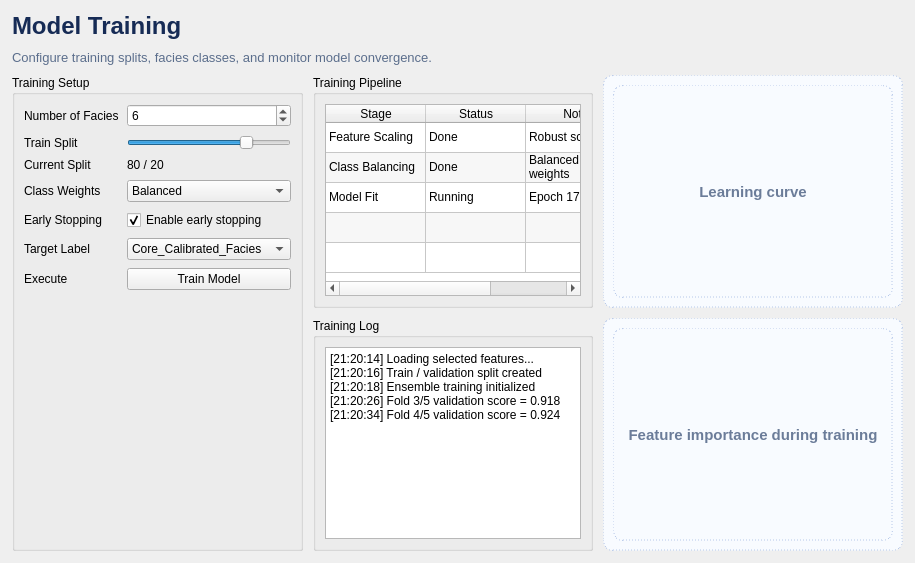
      <widget class="QWidget" name="tabModelTraining">
       <attribute name="title"><string>4. Model Training</string></attribute>
       <layout class="QVBoxLayout" name="tabModelTrainingLayout">
        <property name="spacing"><number>10</number></property>
        <property name="leftMargin"><number>12</number></property>
        <property name="topMargin"><number>12</number></property>
        <property name="rightMargin"><number>12</number></property>
        <property name="bottomMargin"><number>12</number></property>
        <item><widget class="QLabel" name="pageTitle_4"><property name="styleSheet"><string notr="true">color:#162B55; font-size:18pt; font-weight:700;</string></property><property name="text"><string>Model Training</string></property></widget></item>
        <item><widget class="QLabel" name="pageSubtitle_4"><property name="styleSheet"><string notr="true">color:#5B6E8C; font-size:10pt;</string></property><property name="text"><string>Configure training splits, facies classes, and monitor model convergence.</string></property></widget></item>
        <item>
         <layout class="QHBoxLayout" name="trainingMainRow">
          <property name="spacing"><number>10</number></property>
          <item>
           <widget class="QGroupBox" name="grpTrainingSetup">
            <property name="title"><string>Training Setup</string></property>
            <layout class="QFormLayout" name="trainingSetupForm">
             <property name="horizontalSpacing"><number>8</number></property>
             <property name="verticalSpacing"><number>8</number></property>
             <item row="0" column="0"><widget class="QLabel" name="lblNFacies"><property name="text"><string>Number of Facies</string></property></widget></item>
             <item row="0" column="1"><widget class="QSpinBox" name="spinNFacies"><property name="minimum"><number>2</number></property><property name="maximum"><number>12</number></property><property name="value"><number>6</number></property></widget></item>
             <item row="1" column="0"><widget class="QLabel" name="lblTrainSplit"><property name="text"><string>Train Split</string></property></widget></item>
             <item row="1" column="1"><widget class="QSlider" name="sliderTrainSplit"><property name="orientation"><enum>Qt::Horizontal</enum></property><property name="minimum"><number>50</number></property><property name="maximum"><number>90</number></property><property name="value"><number>80</number></property></widget></item>
             <item row="2" column="0"><widget class="QLabel" name="lblTrainSplitValue"><property name="text"><string>Current Split</string></property></widget></item>
             <item row="2" column="1"><widget class="QLabel" name="metricCard_6"><property name="text"><string>80 / 20</string></property></widget></item>
             <item row="3" column="0"><widget class="QLabel" name="lblClassWeights"><property name="text"><string>Class Weights</string></property></widget></item>
             <item row="3" column="1"><widget class="QComboBox" name="cmbClassWeights"><item><property name="text"><string>Balanced</string></property></item><item><property name="text"><string>Manual</string></property></item><item><property name="text"><string>None</string></property></item></widget></item>
             <item row="4" column="0"><widget class="QLabel" name="lblEarlyStopping"><property name="text"><string>Early Stopping</string></property></widget></item>
             <item row="4" column="1"><widget class="QCheckBox" name="chkEarlyStopping"><property name="text"><string>Enable early stopping</string></property><property name="checked"><bool>true</bool></property></widget></item>
             <item row="5" column="0"><widget class="QLabel" name="lblTrainTarget"><property name="text"><string>Target Label</string></property></widget></item>
             <item row="5" column="1"><widget class="QComboBox" name="cmbTrainTarget"><item><property name="text"><string>Core_Calibrated_Facies</string></property></item><item><property name="text"><string>Electrofacies_Label</string></property></item></widget></item>
             <item row="6" column="0"><widget class="QLabel" name="lblTrainAction"><property name="text"><string>Execute</string></property></widget></item>
             <item row="6" column="1"><widget class="QPushButton" name="btnTrainModel"><property name="text"><string>Train Model</string></property></widget></item>
            </layout>
           </widget>
          </item>
          <item>
           <layout class="QVBoxLayout" name="trainingCenterColumn">
            <item>
             <widget class="QGroupBox" name="grpTrainingPipeline">
              <property name="title"><string>Training Pipeline</string></property>
              <layout class="QVBoxLayout" name="trainingPipelineLayout">
               <item><widget class="QTableWidget" name="tblTrainingPipeline"><property name="alternatingRowColors"><bool>true</bool></property><property name="rowCount"><number>5</number></property><property name="columnCount"><number>3</number></property><attribute name="horizontalHeaderVisible"><bool>true</bool></attribute><attribute name="verticalHeaderVisible"><bool>false</bool></attribute><column><property name="text"><string>Stage</string></property></column><column><property name="text"><string>Status</string></property></column><column><property name="text"><string>Note</string></property></column><item row="0" column="0"><property name="text"><string>Feature Scaling</string></property></item><item row="0" column="1"><property name="text"><string>Done</string></property></item><item row="0" column="2"><property name="text"><string>Robust scaler</string></property></item><item row="1" column="0"><property name="text"><string>Class Balancing</string></property></item><item row="1" column="1"><property name="text"><string>Done</string></property></item><item row="1" column="2"><property name="text"><string>Balanced weights</string></property></item><item row="2" column="0"><property name="text"><string>Model Fit</string></property></item><item row="2" column="1"><property name="text"><string>Running</string></property></item><item row="2" column="2"><property name="text"><string>Epoch 17 / 30</string></property></item></widget></item>
              </layout>
             </widget>
            </item>
            <item>
             <widget class="QGroupBox" name="grpTrainingLog">
              <property name="title"><string>Training Log</string></property>
              <layout class="QVBoxLayout" name="trainingLogLayout">
               <item><widget class="QPlainTextEdit" name="txtTrainingLog"><property name="plainText"><string>[21:20:14] Loading selected features...
[21:20:16] Train / validation split created
[21:20:18] Ensemble training initialized
[21:20:26] Fold 3/5 validation score = 0.918
[21:20:34] Fold 4/5 validation score = 0.924</string></property></widget></item>
              </layout>
             </widget>
            </item>
           </layout>
          </item>
          <item>
           <layout class="QVBoxLayout" name="trainingRightColumn">
            <item><widget class="QFrame" name="frameLearningCurve"><property name="minimumSize"><size><width>300</width><height>210</height></size></property><property name="styleSheet"><string notr="true">background:#F8FBFF; border:1px dashed #B6C8E9; border-radius:10px;</string></property><layout class="QVBoxLayout" name="frameLearningCurveLayout"><item><widget class="QLabel" name="lblLearningCurve"><property name="styleSheet"><string notr="true">color:#6B7C99; font-size:11pt; font-weight:600;</string></property><property name="alignment"><set>Qt::AlignCenter</set></property><property name="text"><string>Learning curve</string></property></widget></item></layout></widget></item>
            <item><widget class="QFrame" name="frameFeatureImportanceTrain"><property name="minimumSize"><size><width>300</width><height>210</height></size></property><property name="styleSheet"><string notr="true">background:#F8FBFF; border:1px dashed #B6C8E9; border-radius:10px;</string></property><layout class="QVBoxLayout" name="frameFeatureImportanceTrainLayout"><item><widget class="QLabel" name="lblFeatureImportanceTrain"><property name="styleSheet"><string notr="true">color:#6B7C99; font-size:11pt; font-weight:600;</string></property><property name="alignment"><set>Qt::AlignCenter</set></property><property name="text"><string>Feature importance during training</string></property></widget></item></layout></widget></item>
           </layout>
          </item>
         </layout>
        </item>
       </layout>
      </widget>
